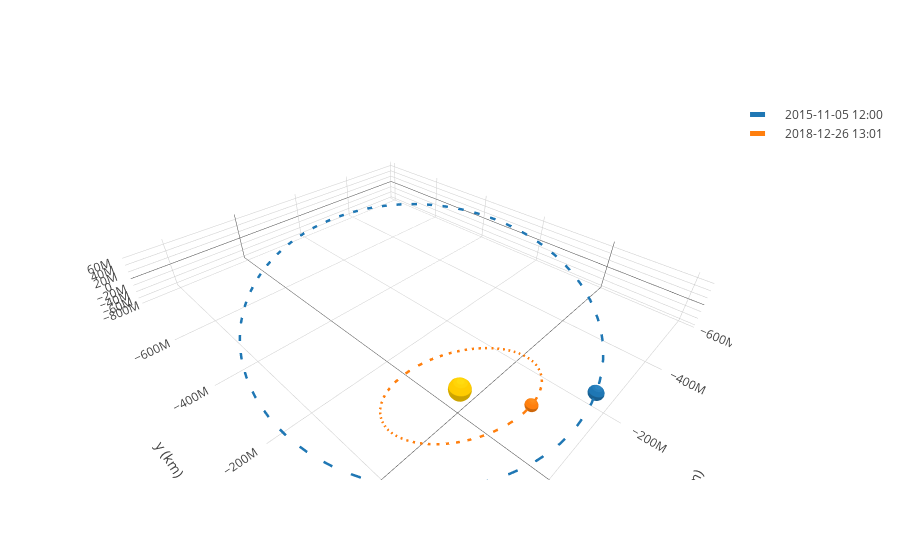

The notebook cell this image was saved under:
### Code cell
frame = OrbitPlotter3D()

frame.plot(churi)
frame.plot(Orbit.from_body_ephem(Earth))

frame.show()
